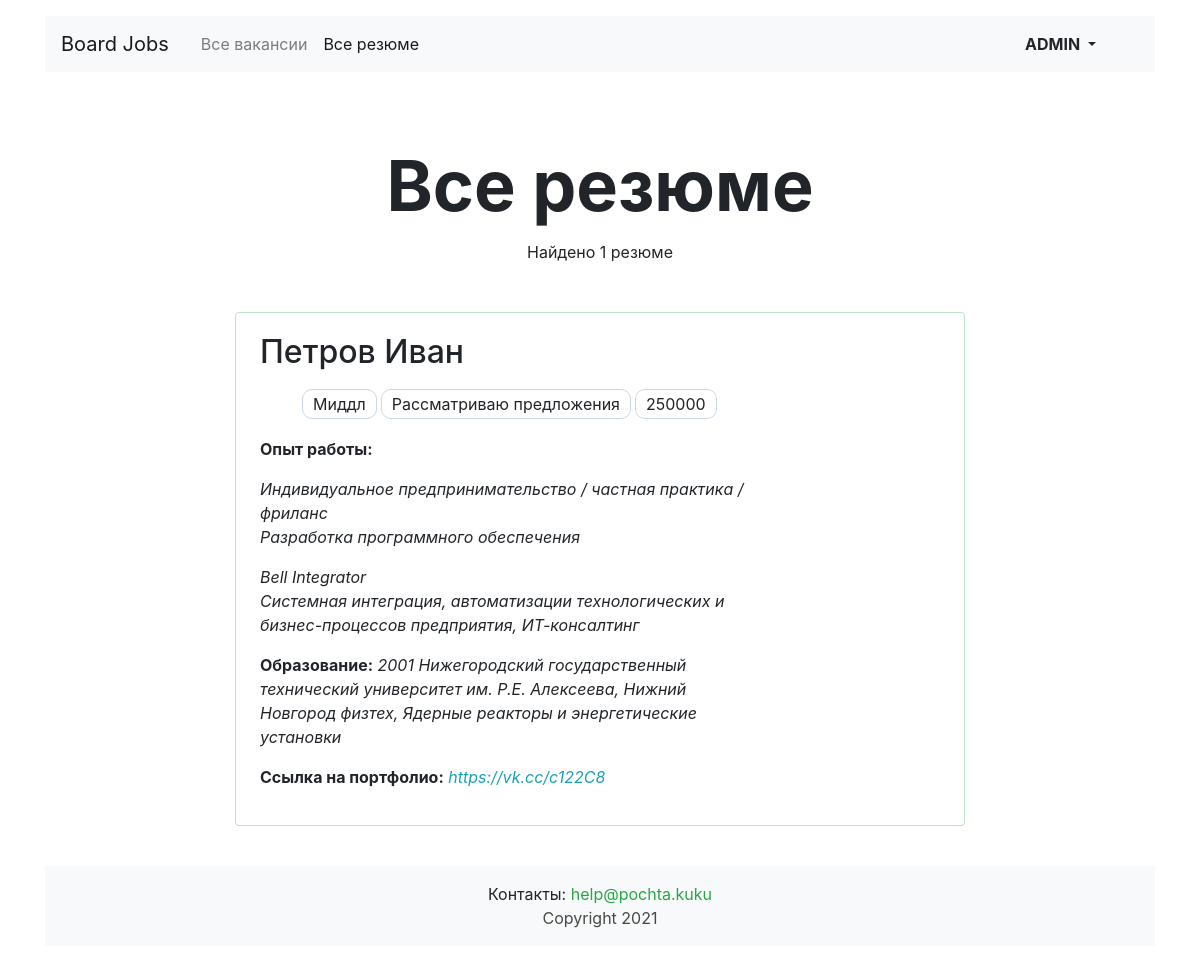
Screenshot of /resumes (signed in) with the database file from the repository.
### vacancies/models.py (models this page shows, shortened)
class Resume(models.Model):
    class Grade(models.IntegerChoices):
        intern = 1, 'Стажер'
        junior = 2, 'Джуниор'
        middle = 3, 'Миддл'
        senior = 4, 'Синьор'
        lead = 5, 'Лид'
    class Status(models.IntegerChoices):
        not_search = 1, ('Не ищу работу')
        thinking = 2, ('Рассматриваю предложения')
        search = 3, ('Ищу работу')
    user = models.OneToOneField(User, on_delete=models.CASCADE, related_name="resumes")
    name = models.CharField("имя", max_length=15)
    surname = models.CharField("фамилия", max_length=30)
    status = models.IntegerField("готовность к работе", choices=Status.choices)
    specialty = models.ForeignKey(Specialty, on_delete=models.CASCADE, max_length=30, verbose_name="специализация")
    salary = models.IntegerField("ожидаемое вознаграждение")
    grade = models.IntegerField("квалификация", choices=Grade.choices)
    education = models.TextField("образование", max_length=1000)
    experience = models.TextField("опыт работы", max_length=1000)
    portfolio = models.URLField("ссылка на портфолио", max_length=100)
    class Meta:
        verbose_name = "резюме"
        verbose_name_plural = "резюме"
        ordering = ['id']

### vacancies/views.py (the view)
# urls.py: path('resumes', ResumesView.as_view(), name='resumes'),  # все резюме
class ResumesView(ListView):
    template_name = 'vacancies/resumes.html'
    model = Resume
    context_object_name = 'resumes'
    paginate_by = 3
    def get(self, request, *args, **kwargs):
        try:
            Company.objects.get(owner_id=request.user.id)
        except Company.DoesNotExist:
            return redirect('resumes_access')
        else:
            return super().get(request, *args, **kwargs)
    def get_queryset(self, **kwargs):
        return self.model.objects.all()
    def get_context_data(self, **kwargs):
        context = super(ResumesView, self).get_context_data(**kwargs)
        context['resumes_count'] = Resume.objects.count()
        return context

### vacancies/templatetags/my_filters.py (called while the page is built)
@register.filter()
def list_li(tags_str):
    tags_str = str(tags_str)
    tags_str = tags_str.split(',')
    tags = '</li><li>'.join(tags_str)
    return f'<li>{tags}</li>'

### vacancies/templates/vacancies/resumes.html (shortened to what this page needs)
{% extends 'vacancies/base.html' %}
{% load bootstrap_pagination %}
{% load my_filters %}
{% block container %}
    <main class="container mt-3">
        <section>
            <h1 class="h1 text-center mx-auto mt-4 pt-5" style="font-size: 70px;"><strong>
                Все резюме</strong>
            </h1>
            <p class="text-center pt-1">Найдено {{ resumes_count }} резюме</p>
            <div class="row mt-5">
                <div class="col-12 col-lg-8 offset-lg-2 m-auto">
                    {% for resume in resumes %}
                        <div class="card mb-4">
                            <div class="card-body px-4">
                                <div class="row">
                                    <div class="col-12 col-md-8 col-lg-9">
                                        <h2 class="h2-name h2 pb-2">{{ resume.surname }} {{ resume.name }}</h2>
                                        <ul class="ul_skills">
                                        {{ resume.get_grade_display|list_li|safe|escape }}
                                        {{ resume.get_status_display|list_li|safe|escape }}
                                        {{ resume.salary|list_li|safe|escape }}</ul>
                                        <p><strong>Опыт работы:</strong> <em>{{ resume.experience|linebreaks }}</em></p>
                                        <p><strong>Образование:</strong> <em>{{ resume.education|truncatechars:150|striptags }}</em>
                                        </p>
                                        <p><strong>Ссылка на портфолио:</strong> <em><a href="{{ resume.portfolio }}" class="text-info"
                                                                       target="_blank">{{ resume.portfolio }}</a></em>
                                        </p>
                                    </div>
                                </div>
                            </div>
                        </div>
                    {% endfor %}
                </div>
            </div>
        </section>
    </main>
{% endblock %}

### vacancies/templates/vacancies/base.html (shortened to what this page needs)
<!DOCTYPE html>
{% load static %}
<html lang="ru">
<head>
    <link rel="stylesheet" href="https://stackpath.bootstrapcdn.com/bootstrap/4.3.1/css/bootstrap.min.css"
>
    <link rel="stylesheet" type="text/css" href="{% static 'css/style_vacancy.css' %}">
</head>
<body>
<header class="container mt-3">
    <nav class="navbar navbar-expand-lg navbar-light bg-light">
        <a class="navbar-brand mr-4" href="{% if request.path == '/' %}#{% else %}/{% endif %}">Board Jobs</a>
        <div class="collapse navbar-collapse justify-content-between" id="navbarNav">
            <ul class="navbar-nav col-10">
                <li class="nav-item">
                    {% if request.path == '/vacancies' %}
                        <a class="nav-link active" href="#">Все вакансии</a>
                    {% else %}
                        <a class="nav-link" href="{% url 'vacancies' %}">Все вакансии</a>
                    {% endif %}
                </li>
                <li class="nav-item">
                    {% if 'resumes' in request.path %}
                        <a class="nav-link active" href="#">Все резюме</a>
                    {% else %}
                        <a class="nav-link" href="{% url 'resumes' %}">Все резюме</a>
                    {% endif %}
                </li>
            </ul>
            <ul class="navbar-nav col-2 justify-content-end">
                {% if request.user.is_authenticated %}
                    <ul class="navbar-nav col-2 justify-content-end">
                        <li class="nav-item active">
                            <div class="btn-group">
                                <button type="button" class="btn dropdown-toggle font-weight-bold"
                                        data-toggle="dropdown"
                                        aria-haspopup="true" aria-expanded="false">
                                    {{ user|upper }}
                                </button>
                            </div>
                        </li>
                    </ul>
                {% else %}
                    <li class="nav-item">
                        <a href="{% url 'login' %}" class="nav-link font-weight-bold">Вход</a>
                    </li>
                {% endif %}
            </ul>
        </div>
    </nav>
</header>
{% block container %} {% endblock %}
<footer class="container mt-3">
    <div class="footer bg-light mb-3 p-3">
        <div class="contact">
            Контакты: <a href="mailto:help@pochta.kuku" class="text-success">help@pochta.kuku</a>
        </div>
        <div>
            <a href="#top">Copyright {% now "Y" %}</a>
        </div>
    </div>
</footer>
</body>
</html>

### vacancies/static/css/style_vacancy.css (style rules this page uses)
.ul_skills { display: inline-flex; list-style-type: none; flex-wrap: wrap; }
.ul_skills li { border: 1px solid #cbd8e4; padding: 2px 10px; margin: 2px; border-radius: 10px; }
.btn { min-width: 75px; }
.card { border: 1px solid rgb(189 228 198); }
.footer { text-align: center; }
a { color: #454a46; }

### rows the page displays
Resume: surname "Петров", name "Иван", grade|list_li "Миддл", status|list_li "Рассматриваю предложения", salary|list_li "250000", experience "Разработка программного обеспечения Bell Integrator Системная интеграция, автоматизации технологических и бизнес-процессов предприятия, ИТ-консалтинг", education "2001 Нижегородский государственный технический университет им. Р.Е. Алексеева, Нижний Новгород физтех, Ядерные реакторы и энергетические установки", portfolio "https://vk.cc/c122C8"

### other values shown
{{ user|upper }} "ADMIN"
{{ resumes_count }} "1"
